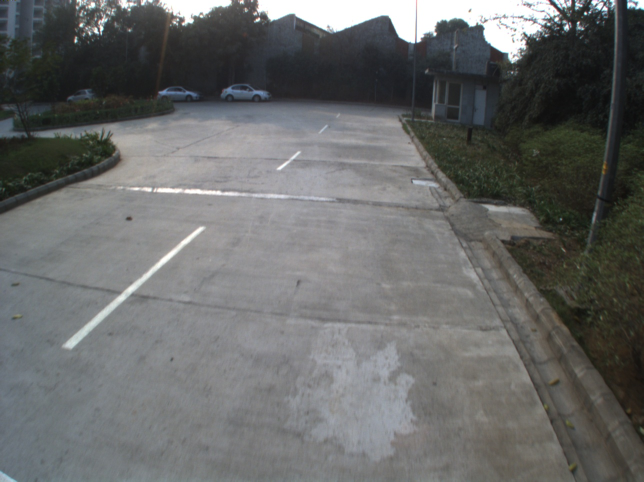
#> input picture frame0820.jpg, 1288 x 964 px (shown at 1/2 size)
$ python lane_mark.py   (Python 2 division)
#> lines starting #> are read from the running program, lines starting #| are printed output that depends on the picture; after the words box and inside, x2 and y2 are one past the last pixel; in counts of white or black regions, pixels touching at a corner belong together
#!/usr/bin/env python2
# -*- coding: utf-8 -*-
"""
@author: morpheus
"""

import cv2
import numpy as np
import matplotlib.pyplot as plt
import os
import sys


def white_mask(img, white_threshold=200):
    lower_white = np.array([white_threshold, white_threshold, white_threshold])
    upper_white = np.array([255, 255, 255])
    white_mask = cv2.inRange(img, lower_white, upper_white)
    white_img = cv2.bitwise_and(img, img, mask=white_mask)
    return white_img


# [6 lines of commented-out code are left out]


def blur_img(img, kernel=7):
    ''' Add gaussian blur to image '''
    blur = cv2.GaussianBlur(img, (kernel, kernel), 0)
    #blur = cv2.GaussianBlur(img_gray, (7, 7), 0)
    return blur


def grayscale(img):
    ''' Grayscale input image '''
    img_gray = cv2.cvtColor(img, cv2.COLOR_BGR2GRAY)
    return img_gray


def edge_detect(img, lower_thresh=20, upper_thresh=150):
    ''' Apply canny edge detector '''
    edges = cv2.Canny(img, lower_thresh, upper_thresh)
    return edges


def clahe_apply(img, tile_size=7, clip_limit=0.8):
    '''
    Apply Contrast Limited Adjacent Histogram Equalization
    Works better than General Histogram Equalization on this dataset
    '''
    clahe = cv2.createCLAHE(clipLimit=clip_limit,
                            tileGridSize=(tile_size, tile_size))
    clahe_img = clahe.apply(img)
    return clahe_img


def region_of_interest(img, vertices):
    ''' apply mask to image other than region of interest (trapezoid) '''
    # define a blank mask
    mask = np.zeros_like(img)

    # define a 1 channel or 3 channel color to fill the mask
    if len(img.shape) > 2:
        channel_count = img.shape[2]  # i.e. 3 or 4 depending on your image
        ignore_mask_color = (255,) * channel_count
    else:
        ignore_mask_color = 255

    # fill pixels inside the polygon with ignore_mask_color
    cv2.fillPoly(mask, vertices, ignore_mask_color)

    # return image where mask pixels are nonzero
    masked_image = cv2.bitwise_and(img, mask)

    return masked_image


def separate_lines(lines):
    left_lines = []
    right_lines = []
    for x1, y1, x2, y2 in lines[:, 0]:
        if x2 - x1 == 0.:  # corner case
            slope = 9999.  # practically infinite slope
        else:
            slope = (float(y2) - y1) / (x2 - x1)
            if slope >= 0:
                right_lines.append([x1, y1, x2, y2, slope])
            else:
                left_lines.append([x1, y1, x2, y2, slope])

    return right_lines, left_lines


def reject_outliers(data, cutoff_range):
    if data:
        data = np.array(data)
        data = data[(data[:, 4] >= cutoff_range[0]) &
                    (data[:, 4] <= cutoff_range[1])]
        m = np.mean(data[:, 4], axis=0)
        threshold = np.std(data[:, 4], axis=0)
        data = data[(data[:, 4] <= m + threshold) &
                    (data[:, 4] >= m - threshold)]
        return data
    else:
        return


def extend_point(x1, y1, x2, y2, length):
    line_len = np.sqrt((x1 - x2)**2 + (y1 - y2)**2)
    x = x2 + (x2 - x1) / line_len * length  # x'= x2 + cos(z) * length
    y = y2 + (y2 - y1) / line_len * length  # y'= y2 + sin(z) * length

    return x, y


def merge_lines(lines):
    lines = np.array(lines)[:, :4]  # drop last column (slope)
    x1, y1, x2, y2 = np.mean(lines, axis=0)
    x1b, y1b = extend_point(x1, y1, x2, y2, -400)  # bottom point
    x2u, y2u = extend_point(x1, y1, x2, y2, 300)  # top point
    line = np.array([[x1b, y1b, x2u, y2u]])

    return np.array([line], dtype=np.int32)


def draw_lines(lines_img, remain_hough, color=[255, 0, 0], thickness=2):
    for line in remain_hough:
        for x1, y1, x2, y2 in line:
            cv2.line(lines_img, (x1, y1), (x2, y2), color, thickness)


def hough(img, rho, theta, threshold, min_line_len, max_line_gap):
    #hough = cv2.HoughLines(roi, 1, np.pi / 180, 40, 30, 200)
    hough_lines = cv2.HoughLinesP(img, rho, theta, threshold, np.array(
        []), minLineLength=min_line_len, maxLineGap=max_line_gap)  # returns [[[x1,y1,x2,y2]]] for each line

    return hough_lines


def weighted_img(img, initial_img, a=0.8, b=1., c=0.):  # initial_img * a + img * b + c
    return cv2.addWeighted(initial_img, a, img, b, c)


def process_lane(img):

    global height
    global width

    height = img.shape[0]
    width = img.shape[1]

    global vertices
    vertices = np.array([[
        [(3 * width / 4), height / 5],
        [width / 4,  height / 5],
        [40, height],
        [width - 40, height]
    ]], dtype=np.int32)

    roi = region_of_interest(img, vertices)

    img_gray = grayscale(roi)

    blur = blur_img(img_gray)

    clahe = clahe_apply(blur)

    edges = edge_detect(clahe)
    #edges= edge_detect(blur)

    rho = 3  # distance resolution in pixels of the Hough grid
    theta = 1 * np.pi / 180  # angular resolution in radians of the Hough grid
    # minimum number of votes (intersections in Hough grid cell)
    threshold = 20
    min_line_len = 10  # minimum number of pixels making up a line
    max_line_gap = 30  # maximum gap in pixels between line segments

    hough_lines = hough(
        edges, rho, theta, threshold, min_line_len, max_line_gap)

    if hough_lines is not None:
        right_lines, left_lines = separate_lines(hough_lines)
    else:
        print "Bad data", img_name
        return

    # print right_lines
    # print left_lines

    # right lines
    if right_lines:
        right_lines = reject_outliers(right_lines, cutoff_range=(0.5, 2.5))
        right_lines = merge_lines(right_lines)
    else:
        print "Bad data right lines", img_name
        return

    # left lines
    if left_lines:
        left_lines = reject_outliers(left_lines, cutoff_range=(-0.85, -0.6))
        left_lines = merge_lines(left_lines)
    else:
        print "Bad data left lines", img_name
        return

    lines = np.concatenate((right_lines, left_lines))
    #lines_img = np.zeros(img.shape, dtype=np.uint8)
    lines_img = np.zeros((img.shape[0], img.shape[1], 3), dtype=np.uint8)
    draw_lines(lines_img, lines, thickness=8)
    final_img = weighted_img(lines_img, img)

    return final_img


'''
f = open("output.txt", 'a')
sys.stdout = f

img_dir = 'e-rick-lanes-01/'
out_dir = 'e-rick_test1/'
for img_name in os.listdir(img_dir):
    image = cv2.imread(os.path.join(img_dir, img_name))
    print "Processing ", img_name
    proc = process_lane(image)
    cv2.imwrite(out_dir + "/" + img_name, proc)
print ".....Complete....."

f.close()

'''


if __name__ == '__main__':

    ### try on image ######
    img = cv2.imread("frame0820.jpg")
#> img is the input picture: shape (964, 1288, 3); mean B, G, R 104.5, 105.1, 103.8

    img_gray = cv2.cvtColor(img, cv2.COLOR_BGR2GRAY)

    blur = blur_img(img_gray)

    clahe = clahe_apply(blur)

    edges = cv2.Canny(clahe, 20, 150)
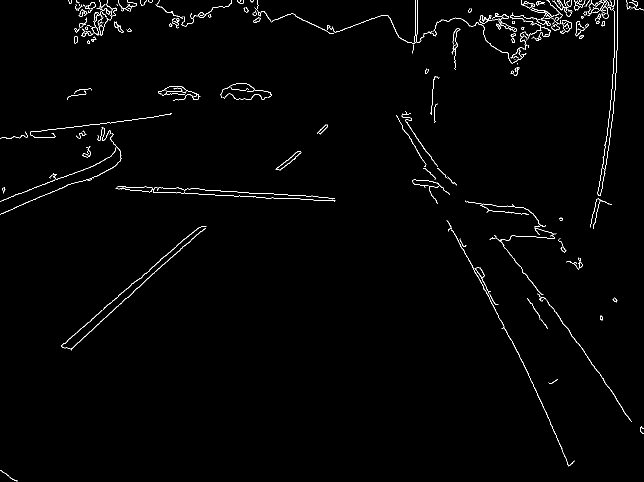
#> edges: shape (964, 1288) (shown at 1/2 size); 1.2% white in thin lines or dots

    final = process_lane(img)
#> in region_of_interest, `cv2.fillPoly(mask, vertices, ignore_mask_color)`:
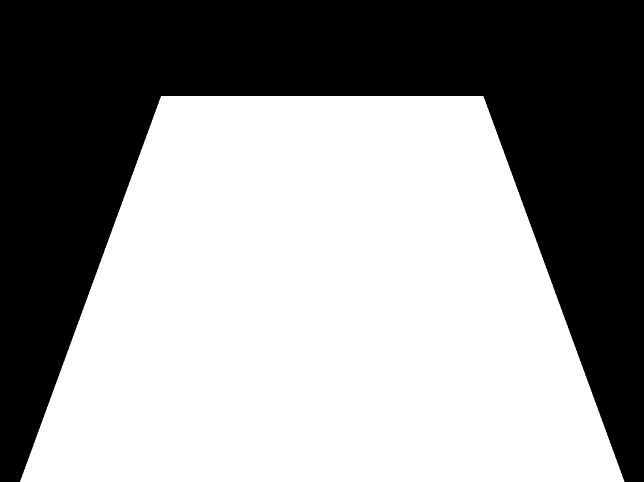
#> mask: shape (964, 1288, 3) (shown at 1/2 size); 57.6% white; 1 black region, box (x1, y1, x2, y2) and area: (0, 0, 1288, 964) 525988
#> in region_of_interest, `masked_image = cv2.bitwise_and(img, mask)`:
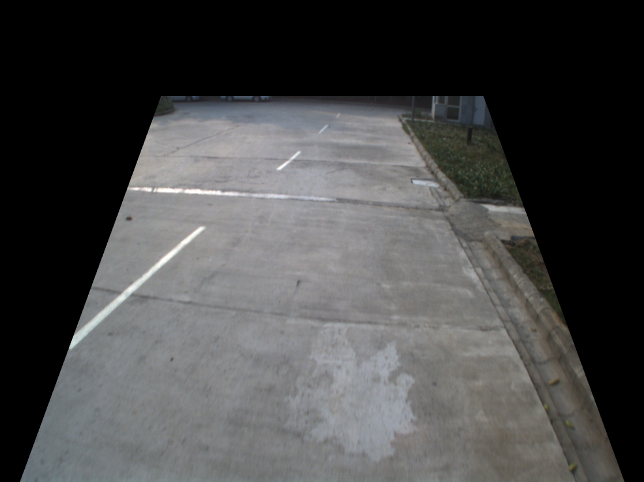
#> masked_image: shape (964, 1288, 3) (shown at 1/2 size); mean B, G, R 72.1, 72.1, 71.9
#> call 2 of clahe_apply, with tile_size = 7, clip_limit = 0.8
#> in clahe_apply (call 2), `clahe_img = clahe.apply(img)`:
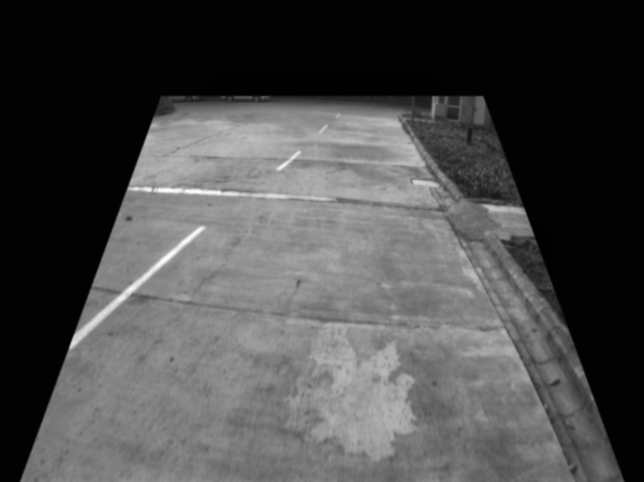
#> clahe_img: shape (964, 1288) (shown at 1/2 size); min 1, max 254, mean 74.5
#> in edge_detect, `edges = cv2.Canny(img, lower_thresh, upper_thresh)`:
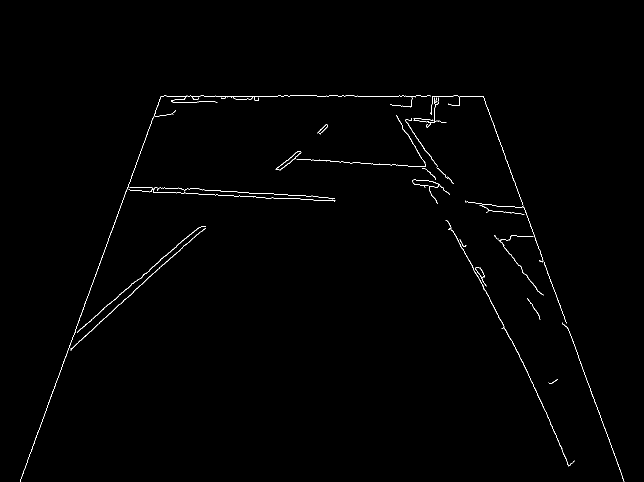
#> edges: shape (964, 1288) (shown at 1/2 size); 0.6% white in thin lines or dots, all inside (x1, y1, x2, y2) = (40, 191, 1249, 964)
#> in hough, `hough_lines = cv2.HoughLinesP(img, rho, theta, threshold, np.array( []..`: hough_lines = 216 rows, first 6: [967, 194, 1212, 865], [40, 963, 251, 383], [556, 191, 715, 191], [295, 374, 474, 383], [1074, 788, 1092, 824], [833, 333, 874, 406]
#> the loop in separate_lines, `for x1, y1, x2, y2 in lines[:, 0]:` made 216 passes
#> (x1, y1, x2, y2, slope) on passes 1 to 12: (967, 194, 1212, 865, 2.74), (40, 963, 251, 383, -2.75), (556, 191, 715, 191, 0), (295, 374, 474, 383, 0.0503), (1074, 788, 1092, 824, 2), (833, 333, 874, 406, 1.78), (847, 297, 895, 356, 1.23), (232, 614, 410, 453, -0.904), (956, 553, 974, 589, 2), (989, 470, 1054, 551, 1.25), (208, 615, 299, 541, -0.813), (668, 323, 873, 334, 0.0537)
#> slope on passes 61 to 66: -0.508, -0.867, 0.367, 3.5, -0.9, -0.508
#> after the loop in separate_lines, `for x1, y1, x2, y2 in lines[:, 0]:`: left_lines = 58 items, first 6: [40, 963, 251, 383, -2.75], [232, 614, 410, 453, -0.904], [208, 615, 299, 541, -0.813], [757, 192, 860, 191, -0.00971], [107, 780, 321, 193, -2.74], [188, 655, 226, 621, -0.895]; right_lines = 158 items, first 6: [967, 194, 1212, 865, 2.74], [556, 191, 715, 191, 0], [295, 374, 474, 383, 0.0503], [1074, 788, 1092, 824, 2], [833, 333, 874, 406, 1.78], [847, 297, 895, 356, 1.23]
#> in reject_outliers, `data = np.array(data)`: data = 158 rows, first 6: [967, 194, 1212, 865, 2.74], [556, 191, 715, 191, 0], [295, 374, 474, 383, 0.0503], [1074, 788, 1092, 824, 2], [833, 333, 874, 406, 1.78], [847, 297, 895, 356, 1.23]
#> in reject_outliers, `data = data[(data[:, 4] >= cutoff_range[0]) & (data[:, 4] <= cutoff_ra..`: data = 71 rows, first 6: [1074, 788, 1092, 824, 2], [833, 333, 874, 406, 1.78], [847, 297, 895, 356, 1.23], [956, 553, 974, 589, 2], [989, 470, 1054, 551, 1.25], [907, 463, 924, 497, 2]
#> in reject_outliers, `m = np.mean(data[:, 4], axis=0)`: m = 1.57
#> in reject_outliers, `threshold = np.std(data[:, 4], axis=0)`: threshold = 0.593
#> in reject_outliers, `data = data[(data[:, 4] <= m + threshold) & (data[:, 4] >= m - thresho..`: data = 43 rows, first 6: [1074, 788, 1092, 824, 2], [833, 333, 874, 406, 1.78], [847, 297, 895, 356, 1.23], [956, 553, 974, 589, 2], [989, 470, 1054, 551, 1.25], [907, 463, 924, 497, 2]
#> in process_lane, `right_lines = reject_outliers(right_lines, cutoff_range=(0.5, 2.5))`: right_lines has the same summary as data in reject_outliers
#> in merge_lines, `lines = np.array(lines)[:, :4]`: lines = 43 rows, first 6: [1074, 788, 1092, 824], [833, 333, 874, 406], [847, 297, 895, 356], [956, 553, 974, 589], [989, 470, 1054, 551], [907, 463, 924, 497]
#> in merge_lines, `x1, y1, x2, y2 = np.mean(lines, axis=0)`: x1 = 925.8; y1 = 456.5; x2 = 948.4; y2 = 491.2
#> in extend_point, `line_len = np.sqrt((x1 - x2)**2 + (y1 - y2)**2)`: line_len = 41.35
#> in extend_point, `x = x2 + (x2 - x1) / line_len * length  # x'= x2 + cos(z) * length`: x = 730.4
#> in extend_point, `y = y2 + (y2 - y1) / line_len * length  # y'= y2 + sin(z) * length`: y = 155.8
#> in merge_lines, `x1b, y1b = extend_point(x1, y1, x2, y2, -400)`: x1b = 730.4; y1b = 155.8
#> in merge_lines, `x2u, y2u = extend_point(x1, y1, x2, y2, 300)`: x2u = 1111.9; y2u = 742.7
#> in merge_lines, `line = np.array([[x1b, y1b, x2u, y2u]])`: line = [[730.4, 155.8, 1111.9, 742.7]]
#> in process_lane, `right_lines = merge_lines(right_lines)`: right_lines = [[730, 155, 1111, 742]]
#> in reject_outliers (call 2), `data = np.array(data)`: data = 58 rows, first 6: [40, 963, 251, 383, -2.75], [232, 614, 410, 453, -0.904], [208, 615, 299, 541, -0.813], [757, 192, 860, 191, -0.00971], [107, 780, 321, 193, -2.74], [188, 655, 226, 621, -0.895]
#> in reject_outliers (call 2), `data = data[(data[:, 4] >= cutoff_range[0]) & (data[:, 4] <= cutoff_ra..`: data = 17 rows, first 6: [208, 615, 299, 541, -0.813], [356, 488, 399, 454, -0.791], [553, 336, 597, 302, -0.773], [149, 667, 186, 637, -0.811], [142, 697, 162, 680, -0.85], [398, 465, 410, 457, -0.667]
#> in reject_outliers (call 2), `data = data[(data[:, 4] <= m + threshold) & (data[:, 4] >= m - thresho..`: data = 15 rows, first 6: [208, 615, 299, 541, -0.813], [356, 488, 399, 454, -0.791], [553, 336, 597, 302, -0.773], [149, 667, 186, 637, -0.811], [636, 264, 654, 249, -0.833], [344, 499, 360, 486, -0.812]
#> in process_lane, `left_lines = reject_outliers(left_lines, cutoff_range=(-0.85, -0.6))`: left_lines has the same summary as data in reject_outliers
#> in merge_lines (call 2), `lines = np.array(lines)[:, :4]`: lines = 15 rows, first 6: [208, 615, 299, 541], [356, 488, 399, 454], [553, 336, 597, 302], [149, 667, 186, 637], [636, 264, 654, 249], [344, 499, 360, 486]
#> in process_lane, `left_lines = merge_lines(left_lines)`: left_lines = [[26, 763, 571, 323]]
#> in process_lane, `lines = np.concatenate((right_lines, left_lines))`: lines = [[730, 155, 1111, 742], [26, 763, 571, 323]]
#> the loop in draw_lines, `for line in remain_hough:` made 2 passes
#> after the loop in draw_lines, `for line in remain_hough:`:
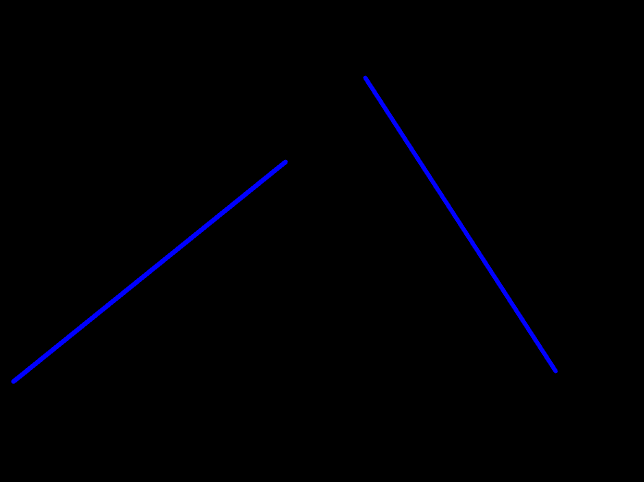
#> lines_img: shape (964, 1288, 3) (shown at 1/2 size); mean of channels 0, 1, 2 2.6, 0, 0; drawn as B, G, R
#> in weighted_img, `return cv2.addWeighted(initial_img, a, img, b, c)`:
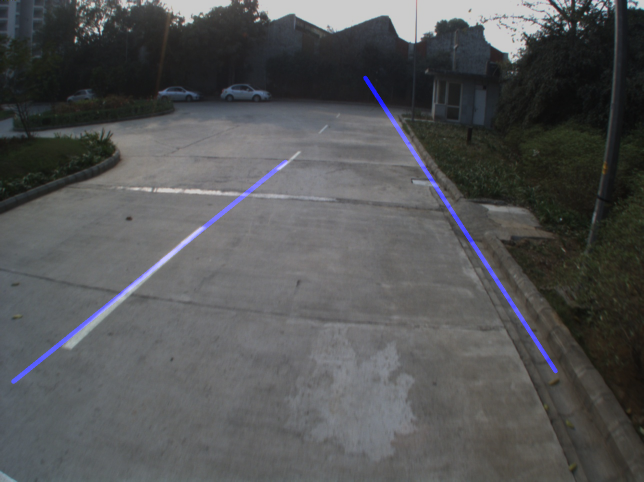
#> returned value: shape (964, 1288, 3) (shown at 1/2 size); mean of channels 0, 1, 2 85, 84.1, 83; drawn as B, G, R

    plt.figure(figsize=(75, 50))
    plt.subplot(131)
    #plt.imshow(img, cmap='gray')
    plt.imshow(clahe, cmap='gray')
    plt.title("CLAHE")
    plt.subplot(132)
    plt.imshow(edges, cmap='gray')
    plt.title("Edges")
    plt.subplot(133)
    plt.imshow(final)
    plt.title("Final")
    plt.show()
